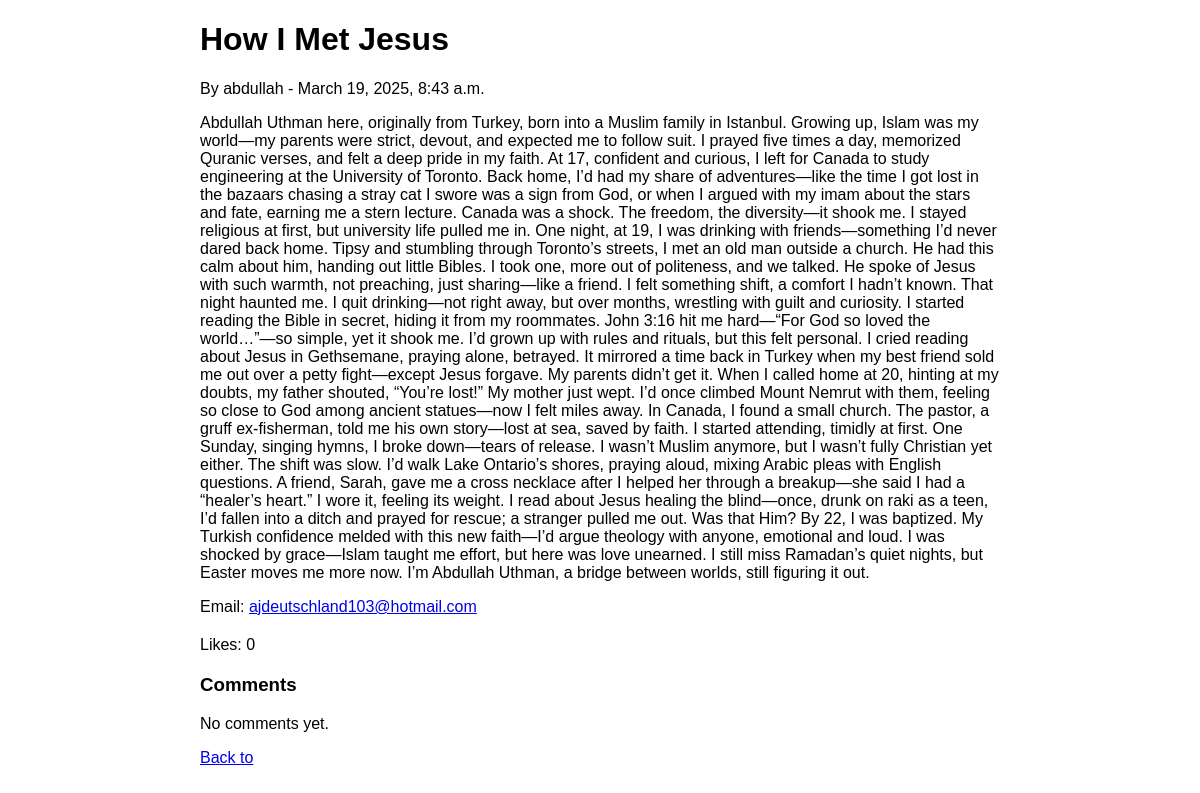
Page /blogs/post/1/ on the earlier database version.
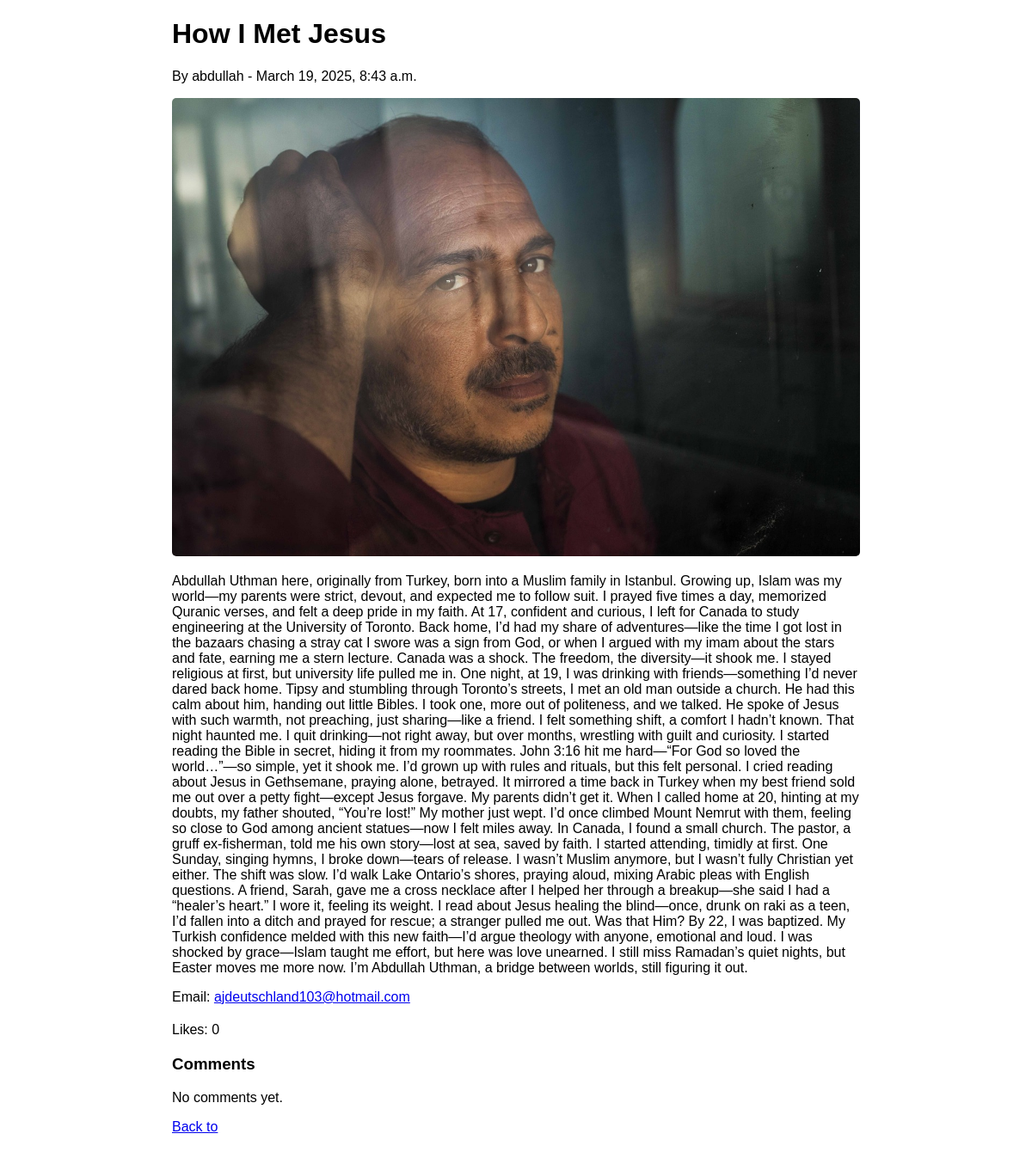
Same page on the later database version.
### blogs/models.py (models this page shows, shortened)
class BlogPost(models.Model):
    title = models.CharField(max_length=200)
    content = models.TextField()
    author = models.ForeignKey(User, on_delete=models.CASCADE)
    forum = models.ForeignKey(Forum, on_delete=models.CASCADE, default=1)
    created_at = models.DateTimeField(auto_now_add=True)
    photo = models.ImageField(upload_to='blog_photos/', blank=True, null=True)
    likes = models.ManyToManyField(User, related_name='liked_posts', blank=True)

### blogs/views.py (the view)
# urls.py: path('blogs/post/<int:post_id>/', blog_detail, name='blog_detail'),
def blog_detail(request, post_id):
    post = get_object_or_404(BlogPost, id=post_id)
    return render(request, 'blogs/blog_detail.html', {'post': post})

### templates/blogs/blog_detail.html (shortened to what this page needs)
<!DOCTYPE html>
<html lang="en">
<head>
</head>
<body>
    <div class="post">
        <h1>{{ post.title }}</h1>
        <p>By {{ post.author }} - {{ post.created_at }}</p>
        {% if post.photo %}
            <img src="{{ post.photo.url }}" alt="{{ post.author }}'s photo">
        {% endif %}
        <p>{{ post.content }}</p>
        <p>Email: <a href="mailto:ajdeutschland103@hotmail.com">ajdeutschland103@hotmail.com</a></p>
        <div class="likes">
            <p>Likes: {{ post.likes.count }}</p>
        </div>
        <div class="comments">
            <h3>Comments</h3>
            {% for comment in post.comments.all %}
                <div class="comment">
                    <p>{{ comment.content }}</p>
                    <small>By {{ comment.author }} - {{ comment.created_at }}</small>
                </div>
            {% empty %}
                <p>No comments yet.</p>
            {% endfor %}
        </div>
        <a href="{% url 'topic_list' post.topic %}">Back to {{ post.topic }}</a>
    </div>
</body>
</html>

### templates/blogs/blog_detail.html (style rules this page uses)
body { font-family: Arial, sans-serif; margin: 20px; }
.post { max-width: 800px; margin: 0 auto; }
img { max-width: 100%; height: auto; border-radius: 5px; }
.likes { margin: 20px 0; }
.comments { margin-top: 20px; }

Differences in the rows shown:
changed BlogPost "How I Met Jesus": photo: picture added
